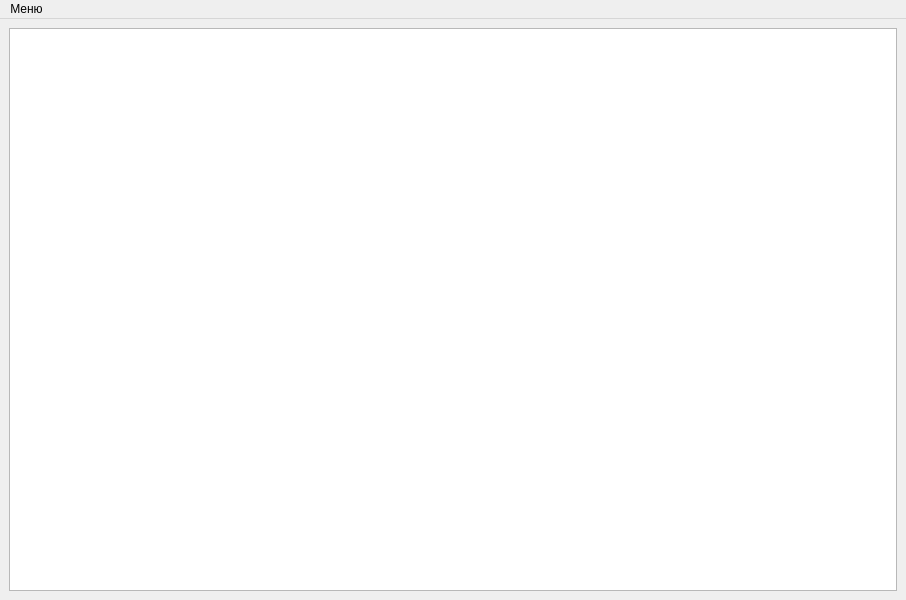
<?xml version="1.0" encoding="UTF-8"?>
<ui version="4.0">
 <class>MainWindow</class>
 <widget class="QMainWindow" name="MainWindow">
  <property name="geometry">
   <rect>
    <x>0</x>
    <y>0</y>
    <width>906</width>
    <height>600</height>
   </rect>
  </property>
  <property name="windowTitle">
   <string>Эспрессо</string>
  </property>
  <widget class="QWidget" name="centralwidget">
   <layout class="QHBoxLayout" name="horizontalLayout">
    <item>
     <widget class="QTableWidget" name="tableWidget"/>
    </item>
   </layout>
  </widget>
  <widget class="QMenuBar" name="menubar">
   <property name="geometry">
    <rect>
     <x>0</x>
     <y>0</y>
     <width>906</width>
     <height>21</height>
    </rect>
   </property>
   <widget class="QMenu" name="menu">
    <property name="title">
     <string>Меню</string>
    </property>
    <addaction name="action_add"/>
    <addaction name="action_edit"/>
   </widget>
   <addaction name="menu"/>
  </widget>
  <action name="action_add">
   <property name="text">
    <string>Добавить</string>
   </property>
  </action>
  <action name="action_edit">
   <property name="text">
    <string>Изменить</string>
   </property>
  </action>
 </widget>
 <resources/>
 <connections/>
</ui>
